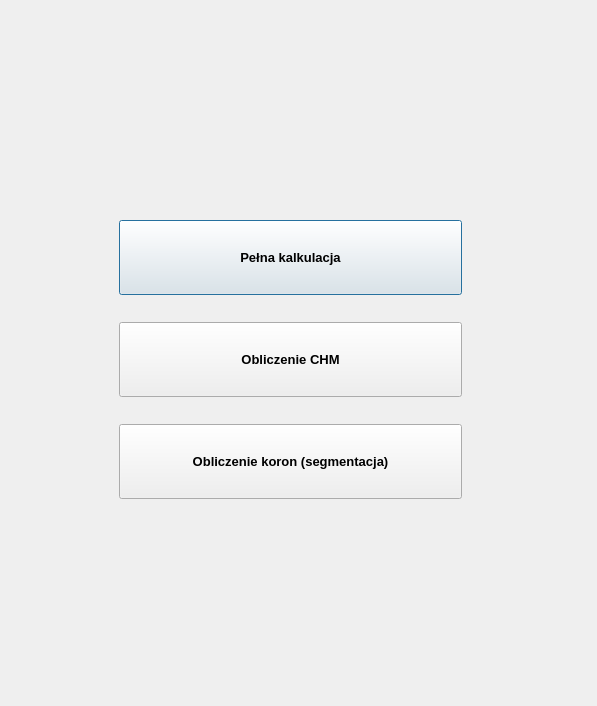
<?xml version="1.0" encoding="UTF-8"?>
<ui version="4.0">
 <class>dlg_chm</class>
 <widget class="QDialog" name="dlg_chm">
  <property name="windowModality">
   <enum>Qt::NonModal</enum>
  </property>
  <property name="geometry">
   <rect>
    <x>0</x>
    <y>0</y>
    <width>597</width>
    <height>706</height>
   </rect>
  </property>
  <property name="windowTitle">
   <string>Dialog</string>
  </property>
  <widget class="QStackedWidget" name="stc_wdg">
   <property name="geometry">
    <rect>
     <x>0</x>
     <y>10</y>
     <width>591</width>
     <height>691</height>
    </rect>
   </property>
   <property name="currentIndex">
    <number>0</number>
   </property>
   <widget class="QWidget" name="page_menu">
    <widget class="QFrame" name="verticalFrame_2">
     <property name="geometry">
      <rect>
       <x>110</x>
       <y>180</y>
       <width>361</width>
       <height>341</height>
      </rect>
     </property>
     <layout class="QVBoxLayout" name="lyt_select">
      <item>
       <widget class="QPushButton" name="btn_sel_com">
        <property name="minimumSize">
         <size>
          <width>150</width>
          <height>75</height>
         </size>
        </property>
        <property name="font">
         <font>
          <pointsize>10</pointsize>
          <weight>75</weight>
          <bold>true</bold>
         </font>
        </property>
        <property name="text">
         <string>Pełna kalkulacja</string>
        </property>
       </widget>
      </item>
      <item>
       <widget class="QPushButton" name="btn_sel_lid">
        <property name="enabled">
         <bool>true</bool>
        </property>
        <property name="minimumSize">
         <size>
          <width>120</width>
          <height>75</height>
         </size>
        </property>
        <property name="font">
         <font>
          <pointsize>10</pointsize>
          <weight>75</weight>
          <bold>true</bold>
         </font>
        </property>
        <property name="text">
         <string>Obliczenie CHM</string>
        </property>
       </widget>
      </item>
      <item>
       <widget class="QPushButton" name="btn_sel_seg">
        <property name="minimumSize">
         <size>
          <width>150</width>
          <height>75</height>
         </size>
        </property>
        <property name="font">
         <font>
          <pointsize>10</pointsize>
          <weight>75</weight>
          <bold>true</bold>
         </font>
        </property>
        <property name="text">
         <string>Obliczenie koron (segmentacja)</string>
        </property>
       </widget>
      </item>
     </layout>
    </widget>
   </widget>
   <widget class="QWidget" name="page_cpl">
    <widget class="QFrame" name="horizontalFrame_3">
     <property name="geometry">
      <rect>
       <x>10</x>
       <y>630</y>
       <width>581</width>
       <height>61</height>
      </rect>
     </property>
     <property name="frameShape">
      <enum>QFrame::NoFrame</enum>
     </property>
     <property name="frameShadow">
      <enum>QFrame::Raised</enum>
     </property>
     <layout class="QHBoxLayout" name="lyt_com_btn">
      <item>
       <widget class="QPushButton" name="btn_com_rtn">
        <property name="minimumSize">
         <size>
          <width>0</width>
          <height>0</height>
         </size>
        </property>
        <property name="maximumSize">
         <size>
          <width>130</width>
          <height>45</height>
         </size>
        </property>
        <property name="baseSize">
         <size>
          <width>0</width>
          <height>0</height>
         </size>
        </property>
        <property name="text">
         <string>Wróć</string>
        </property>
       </widget>
      </item>
      <item>
       <spacer name="horizontalSpacer">
        <property name="orientation">
         <enum>Qt::Horizontal</enum>
        </property>
        <property name="sizeHint" stdset="0">
         <size>
          <width>40</width>
          <height>20</height>
         </size>
        </property>
       </spacer>
      </item>
      <item>
       <widget class="QPushButton" name="btn_com_exit">
        <property name="maximumSize">
         <size>
          <width>130</width>
          <height>45</height>
         </size>
        </property>
        <property name="mouseTracking">
         <bool>false</bool>
        </property>
        <property name="contextMenuPolicy">
         <enum>Qt::ActionsContextMenu</enum>
        </property>
        <property name="layoutDirection">
         <enum>Qt::LeftToRight</enum>
        </property>
        <property name="text">
         <string>Zamknij</string>
        </property>
        <property name="default">
         <bool>true</bool>
        </property>
       </widget>
      </item>
      <item>
       <widget class="QPushButton" name="btn_com_cal">
        <property name="maximumSize">
         <size>
          <width>130</width>
          <height>45</height>
         </size>
        </property>
        <property name="mouseTracking">
         <bool>false</bool>
        </property>
        <property name="contextMenuPolicy">
         <enum>Qt::ActionsContextMenu</enum>
        </property>
        <property name="layoutDirection">
         <enum>Qt::LeftToRight</enum>
        </property>
        <property name="text">
         <string>Uruchom</string>
        </property>
        <property name="default">
         <bool>true</bool>
        </property>
       </widget>
      </item>
     </layout>
    </widget>
    <widget class="QFrame" name="verticalFrame">
     <property name="geometry">
      <rect>
       <x>10</x>
       <y>369</y>
       <width>581</width>
       <height>251</height>
      </rect>
     </property>
     <property name="frameShape">
      <enum>QFrame::Box</enum>
     </property>
     <property name="frameShadow">
      <enum>QFrame::Raised</enum>
     </property>
     <property name="lineWidth">
      <number>-2</number>
     </property>
     <layout class="QVBoxLayout" name="verticalLayout_3">
      <property name="spacing">
       <number>5</number>
      </property>
      <property name="leftMargin">
       <number>5</number>
      </property>
      <property name="topMargin">
       <number>5</number>
      </property>
      <property name="rightMargin">
       <number>5</number>
      </property>
      <property name="bottomMargin">
       <number>5</number>
      </property>
      <item>
       <widget class="QPlainTextEdit" name="txt_com_cmd">
        <property name="enabled">
         <bool>true</bool>
        </property>
        <property name="plainText">
         <string/>
        </property>
       </widget>
      </item>
     </layout>
    </widget>
    <widget class="QFrame" name="verticalFrame_5">
     <property name="geometry">
      <rect>
       <x>10</x>
       <y>0</y>
       <width>581</width>
       <height>61</height>
      </rect>
     </property>
     <property name="frameShape">
      <enum>QFrame::Box</enum>
     </property>
     <property name="frameShadow">
      <enum>QFrame::Raised</enum>
     </property>
     <layout class="QVBoxLayout" name="verticalLayout_6">
      <item>
       <widget class="QLabel" name="lbl_com_menu">
        <property name="font">
         <font>
          <pointsize>10</pointsize>
          <weight>75</weight>
          <bold>true</bold>
         </font>
        </property>
        <property name="text">
         <string>PEŁNA KALKULACJA</string>
        </property>
        <property name="alignment">
         <set>Qt::AlignCenter</set>
        </property>
       </widget>
      </item>
     </layout>
    </widget>
    <widget class="QFrame" name="frame_7">
     <property name="geometry">
      <rect>
       <x>10</x>
       <y>60</y>
       <width>581</width>
       <height>121</height>
      </rect>
     </property>
     <property name="frameShape">
      <enum>QFrame::Box</enum>
     </property>
     <property name="frameShadow">
      <enum>QFrame::Raised</enum>
     </property>
     <layout class="QFormLayout" name="lyt_com_6">
      <property name="leftMargin">
       <number>10</number>
      </property>
      <property name="topMargin">
       <number>10</number>
      </property>
      <property name="rightMargin">
       <number>10</number>
      </property>
      <property name="bottomMargin">
       <number>10</number>
      </property>
      <item row="1" column="0">
       <widget class="QLabel" name="lbl_com_in">
        <property name="text">
         <string>Dane wejściowe</string>
        </property>
       </widget>
      </item>
      <item row="1" column="1">
       <layout class="QHBoxLayout" name="lyt_input_4">
        <item>
         <widget class="QLineEdit" name="led_com_in">
          <property name="enabled">
           <bool>true</bool>
          </property>
          <property name="readOnly">
           <bool>false</bool>
          </property>
         </widget>
        </item>
        <item>
         <widget class="QToolButton" name="btn_com_in">
          <property name="text">
           <string>...</string>
          </property>
         </widget>
        </item>
       </layout>
      </item>
      <item row="2" column="0">
       <widget class="QLabel" name="lbl_com_out">
        <property name="text">
         <string>Katalog wyjściowy</string>
        </property>
       </widget>
      </item>
      <item row="2" column="1">
       <layout class="QHBoxLayout" name="lyt_output_4">
        <item>
         <widget class="QLineEdit" name="led_com_out">
          <property name="enabled">
           <bool>true</bool>
          </property>
          <property name="dragEnabled">
           <bool>false</bool>
          </property>
          <property name="readOnly">
           <bool>false</bool>
          </property>
         </widget>
        </item>
        <item>
         <widget class="QToolButton" name="btn_com_out">
          <property name="text">
           <string>...</string>
          </property>
         </widget>
        </item>
       </layout>
      </item>
      <item row="0" column="1">
       <spacer name="verticalSpacer_9">
        <property name="orientation">
         <enum>Qt::Vertical</enum>
        </property>
        <property name="sizeHint" stdset="0">
         <size>
          <width>20</width>
          <height>40</height>
         </size>
        </property>
       </spacer>
      </item>
      <item row="3" column="1">
       <spacer name="verticalSpacer_10">
        <property name="orientation">
         <enum>Qt::Vertical</enum>
        </property>
        <property name="sizeHint" stdset="0">
         <size>
          <width>20</width>
          <height>40</height>
         </size>
        </property>
       </spacer>
      </item>
     </layout>
    </widget>
    <widget class="QFrame" name="frame_8">
     <property name="geometry">
      <rect>
       <x>10</x>
       <y>180</y>
       <width>581</width>
       <height>191</height>
      </rect>
     </property>
     <property name="frameShape">
      <enum>QFrame::Box</enum>
     </property>
     <property name="frameShadow">
      <enum>QFrame::Raised</enum>
     </property>
     <layout class="QFormLayout" name="lyt_com_7">
      <item row="0" column="0">
       <widget class="QLabel" name="lbl_seg_out_3">
        <property name="font">
         <font>
          <pointsize>8</pointsize>
          <weight>50</weight>
          <bold>false</bold>
          <underline>true</underline>
          <strikeout>false</strikeout>
          <kerning>false</kerning>
         </font>
        </property>
        <property name="frameShape">
         <enum>QFrame::NoFrame</enum>
        </property>
        <property name="frameShadow">
         <enum>QFrame::Plain</enum>
        </property>
        <property name="text">
         <string>USTAWIENIA
SEGMENTACJI   </string>
        </property>
       </widget>
      </item>
      <item row="0" column="1">
       <widget class="QFrame" name="frame_9">
        <property name="minimumSize">
         <size>
          <width>80</width>
          <height>130</height>
         </size>
        </property>
        <property name="frameShape">
         <enum>QFrame::NoFrame</enum>
        </property>
        <property name="frameShadow">
         <enum>QFrame::Plain</enum>
        </property>
        <layout class="QGridLayout" name="lyt_grid_6">
         <item row="0" column="1">
          <widget class="QComboBox" name="cmb_com_ftp">
           <property name="currentText">
            <string>3:3</string>
           </property>
           <item>
            <property name="text">
             <string>3:3</string>
            </property>
           </item>
           <item>
            <property name="text">
             <string>5:5</string>
            </property>
           </item>
           <item>
            <property name="text">
             <string>7:7</string>
            </property>
           </item>
          </widget>
         </item>
         <item row="3" column="1">
          <widget class="QDoubleSpinBox" name="dbx_com_comp">
           <property name="decimals">
            <number>1</number>
           </property>
           <property name="singleStep">
            <double>0.100000000000000</double>
           </property>
           <property name="value">
            <double>1.300000000000000</double>
           </property>
          </widget>
         </item>
         <item row="0" column="0">
          <widget class="QLabel" name="lbl_com_ftp">
           <property name="frameShape">
            <enum>QFrame::NoFrame</enum>
           </property>
           <property name="frameShadow">
            <enum>QFrame::Raised</enum>
           </property>
           <property name="text">
            <string>max picks footprint</string>
           </property>
          </widget>
         </item>
         <item row="2" column="0">
          <widget class="QLabel" name="lbl_com_gaus">
           <property name="frameShape">
            <enum>QFrame::NoFrame</enum>
           </property>
           <property name="frameShadow">
            <enum>QFrame::Raised</enum>
           </property>
           <property name="text">
            <string>gaussian filter offset</string>
           </property>
          </widget>
         </item>
         <item row="4" column="1">
          <widget class="QComboBox" name="cmb_com_line">
           <item>
            <property name="text">
             <string>False</string>
            </property>
           </item>
           <item>
            <property name="text">
             <string>True</string>
            </property>
           </item>
          </widget>
         </item>
         <item row="2" column="1">
          <widget class="QComboBox" name="cmb_com_gaus">
           <property name="currentText">
            <string>0</string>
           </property>
           <item>
            <property name="text">
             <string>0</string>
            </property>
           </item>
           <item>
            <property name="text">
             <string>1</string>
            </property>
           </item>
           <item>
            <property name="text">
             <string>2</string>
            </property>
           </item>
           <item>
            <property name="text">
             <string>3</string>
            </property>
           </item>
           <item>
            <property name="text">
             <string>4</string>
            </property>
           </item>
           <item>
            <property name="text">
             <string>5</string>
            </property>
           </item>
          </widget>
         </item>
         <item row="5" column="0">
          <spacer name="verticalSpacer_11">
           <property name="orientation">
            <enum>Qt::Vertical</enum>
           </property>
           <property name="sizeHint" stdset="0">
            <size>
             <width>20</width>
             <height>40</height>
            </size>
           </property>
          </spacer>
         </item>
         <item row="3" column="0">
          <widget class="QLabel" name="lbl_com_comp">
           <property name="frameShape">
            <enum>QFrame::NoFrame</enum>
           </property>
           <property name="frameShadow">
            <enum>QFrame::Raised</enum>
           </property>
           <property name="lineWidth">
            <number>1</number>
           </property>
           <property name="text">
            <string>watershed compactness</string>
           </property>
          </widget>
         </item>
         <item row="4" column="0">
          <widget class="QLabel" name="lbl_com_line">
           <property name="frameShape">
            <enum>QFrame::NoFrame</enum>
           </property>
           <property name="frameShadow">
            <enum>QFrame::Raised</enum>
           </property>
           <property name="text">
            <string>watershed line</string>
           </property>
          </widget>
         </item>
         <item row="1" column="0">
          <widget class="QLabel" name="lbl_com_trun">
           <property name="frameShape">
            <enum>QFrame::NoFrame</enum>
           </property>
           <property name="frameShadow">
            <enum>QFrame::Raised</enum>
           </property>
           <property name="text">
            <string>truncate</string>
           </property>
          </widget>
         </item>
         <item row="1" column="1">
          <widget class="QComboBox" name="cmb_com_trun">
           <item>
            <property name="text">
             <string>0</string>
            </property>
           </item>
           <item>
            <property name="text">
             <string>1</string>
            </property>
           </item>
           <item>
            <property name="text">
             <string>2</string>
            </property>
           </item>
           <item>
            <property name="text">
             <string>3</string>
            </property>
           </item>
           <item>
            <property name="text">
             <string>4</string>
            </property>
           </item>
           <item>
            <property name="text">
             <string>5</string>
            </property>
           </item>
          </widget>
         </item>
        </layout>
       </widget>
      </item>
     </layout>
    </widget>
   </widget>
   <widget class="QWidget" name="page_lid">
    <widget class="QFrame" name="verticalFrame_3">
     <property name="geometry">
      <rect>
       <x>10</x>
       <y>0</y>
       <width>581</width>
       <height>61</height>
      </rect>
     </property>
     <property name="frameShape">
      <enum>QFrame::Box</enum>
     </property>
     <property name="frameShadow">
      <enum>QFrame::Raised</enum>
     </property>
     <layout class="QVBoxLayout" name="verticalLayout_2">
      <item>
       <widget class="QLabel" name="lbl_lid_menu">
        <property name="font">
         <font>
          <pointsize>10</pointsize>
          <weight>75</weight>
          <bold>true</bold>
         </font>
        </property>
        <property name="text">
         <string>OBLICZENIE CHM</string>
        </property>
        <property name="alignment">
         <set>Qt::AlignCenter</set>
        </property>
       </widget>
      </item>
     </layout>
    </widget>
    <widget class="QFrame" name="horizontalFrame_5">
     <property name="geometry">
      <rect>
       <x>10</x>
       <y>630</y>
       <width>581</width>
       <height>61</height>
      </rect>
     </property>
     <property name="frameShape">
      <enum>QFrame::NoFrame</enum>
     </property>
     <property name="frameShadow">
      <enum>QFrame::Raised</enum>
     </property>
     <layout class="QHBoxLayout" name="lyt_com_btn_3">
      <item>
       <widget class="QPushButton" name="btn_lid_rtn">
        <property name="minimumSize">
         <size>
          <width>0</width>
          <height>0</height>
         </size>
        </property>
        <property name="maximumSize">
         <size>
          <width>130</width>
          <height>45</height>
         </size>
        </property>
        <property name="baseSize">
         <size>
          <width>0</width>
          <height>0</height>
         </size>
        </property>
        <property name="text">
         <string>Wróć</string>
        </property>
       </widget>
      </item>
      <item>
       <spacer name="horizontalSpacer_5">
        <property name="orientation">
         <enum>Qt::Horizontal</enum>
        </property>
        <property name="sizeHint" stdset="0">
         <size>
          <width>40</width>
          <height>20</height>
         </size>
        </property>
       </spacer>
      </item>
      <item>
       <widget class="QPushButton" name="btn_lid_exit">
        <property name="maximumSize">
         <size>
          <width>130</width>
          <height>45</height>
         </size>
        </property>
        <property name="mouseTracking">
         <bool>false</bool>
        </property>
        <property name="contextMenuPolicy">
         <enum>Qt::ActionsContextMenu</enum>
        </property>
        <property name="layoutDirection">
         <enum>Qt::LeftToRight</enum>
        </property>
        <property name="text">
         <string>Zamknij</string>
        </property>
        <property name="default">
         <bool>true</bool>
        </property>
       </widget>
      </item>
      <item>
       <widget class="QPushButton" name="btn_lid_cal">
        <property name="maximumSize">
         <size>
          <width>130</width>
          <height>45</height>
         </size>
        </property>
        <property name="mouseTracking">
         <bool>false</bool>
        </property>
        <property name="contextMenuPolicy">
         <enum>Qt::ActionsContextMenu</enum>
        </property>
        <property name="layoutDirection">
         <enum>Qt::LeftToRight</enum>
        </property>
        <property name="text">
         <string>Uruchom</string>
        </property>
        <property name="default">
         <bool>true</bool>
        </property>
       </widget>
      </item>
     </layout>
    </widget>
    <widget class="QFrame" name="verticalFrame">
     <property name="geometry">
      <rect>
       <x>10</x>
       <y>188</y>
       <width>581</width>
       <height>431</height>
      </rect>
     </property>
     <property name="frameShape">
      <enum>QFrame::Box</enum>
     </property>
     <property name="frameShadow">
      <enum>QFrame::Raised</enum>
     </property>
     <property name="lineWidth">
      <number>-2</number>
     </property>
     <layout class="QVBoxLayout" name="verticalLayout_5">
      <property name="sizeConstraint">
       <enum>QLayout::SetMaximumSize</enum>
      </property>
      <property name="leftMargin">
       <number>5</number>
      </property>
      <property name="topMargin">
       <number>5</number>
      </property>
      <property name="rightMargin">
       <number>5</number>
      </property>
      <property name="bottomMargin">
       <number>5</number>
      </property>
      <item>
       <widget class="QPlainTextEdit" name="txt_lid_cmd"/>
      </item>
     </layout>
    </widget>
    <widget class="QFrame" name="frame_10">
     <property name="geometry">
      <rect>
       <x>10</x>
       <y>60</y>
       <width>581</width>
       <height>121</height>
      </rect>
     </property>
     <property name="frameShape">
      <enum>QFrame::Box</enum>
     </property>
     <property name="frameShadow">
      <enum>QFrame::Raised</enum>
     </property>
     <layout class="QFormLayout" name="lyt_com_8">
      <property name="leftMargin">
       <number>10</number>
      </property>
      <property name="topMargin">
       <number>10</number>
      </property>
      <property name="rightMargin">
       <number>10</number>
      </property>
      <property name="bottomMargin">
       <number>10</number>
      </property>
      <item row="0" column="1">
       <spacer name="verticalSpacer_12">
        <property name="orientation">
         <enum>Qt::Vertical</enum>
        </property>
        <property name="sizeHint" stdset="0">
         <size>
          <width>20</width>
          <height>40</height>
         </size>
        </property>
       </spacer>
      </item>
      <item row="1" column="0">
       <widget class="QLabel" name="lbl_lid_in">
        <property name="text">
         <string>Dane wejściowe</string>
        </property>
       </widget>
      </item>
      <item row="1" column="1">
       <layout class="QHBoxLayout" name="lyt_input_5">
        <item>
         <widget class="QLineEdit" name="led_lid_in">
          <property name="enabled">
           <bool>true</bool>
          </property>
          <property name="readOnly">
           <bool>false</bool>
          </property>
         </widget>
        </item>
        <item>
         <widget class="QToolButton" name="btn_lid_in">
          <property name="text">
           <string>...</string>
          </property>
         </widget>
        </item>
       </layout>
      </item>
      <item row="2" column="0">
       <widget class="QLabel" name="lbl_lid_out">
        <property name="text">
         <string>Katalog wyjściowy</string>
        </property>
       </widget>
      </item>
      <item row="2" column="1">
       <layout class="QHBoxLayout" name="lyt_output_5">
        <item>
         <widget class="QLineEdit" name="led_lid_out">
          <property name="enabled">
           <bool>true</bool>
          </property>
          <property name="dragEnabled">
           <bool>false</bool>
          </property>
          <property name="readOnly">
           <bool>false</bool>
          </property>
         </widget>
        </item>
        <item>
         <widget class="QToolButton" name="btn_lid_out">
          <property name="text">
           <string>...</string>
          </property>
         </widget>
        </item>
       </layout>
      </item>
      <item row="3" column="1">
       <spacer name="verticalSpacer_13">
        <property name="orientation">
         <enum>Qt::Vertical</enum>
        </property>
        <property name="sizeHint" stdset="0">
         <size>
          <width>20</width>
          <height>40</height>
         </size>
        </property>
       </spacer>
      </item>
     </layout>
    </widget>
   </widget>
   <widget class="QWidget" name="page_seg">
    <widget class="QFrame" name="verticalFrame_4">
     <property name="geometry">
      <rect>
       <x>10</x>
       <y>0</y>
       <width>581</width>
       <height>61</height>
      </rect>
     </property>
     <property name="frameShape">
      <enum>QFrame::Box</enum>
     </property>
     <property name="frameShadow">
      <enum>QFrame::Raised</enum>
     </property>
     <layout class="QVBoxLayout" name="verticalLayout_4">
      <item>
       <widget class="QLabel" name="lbl_seg_menu">
        <property name="font">
         <font>
          <pointsize>10</pointsize>
          <weight>75</weight>
          <bold>true</bold>
         </font>
        </property>
        <property name="text">
         <string>SEGMENTACJA</string>
        </property>
        <property name="alignment">
         <set>Qt::AlignCenter</set>
        </property>
       </widget>
      </item>
     </layout>
    </widget>
    <widget class="QFrame" name="frame_6">
     <property name="geometry">
      <rect>
       <x>10</x>
       <y>60</y>
       <width>581</width>
       <height>121</height>
      </rect>
     </property>
     <property name="frameShape">
      <enum>QFrame::Box</enum>
     </property>
     <property name="frameShadow">
      <enum>QFrame::Raised</enum>
     </property>
     <layout class="QFormLayout" name="lyt_com_5">
      <property name="leftMargin">
       <number>10</number>
      </property>
      <property name="topMargin">
       <number>10</number>
      </property>
      <property name="rightMargin">
       <number>10</number>
      </property>
      <property name="bottomMargin">
       <number>10</number>
      </property>
      <item row="1" column="0">
       <widget class="QLabel" name="lbl_seg_in">
        <property name="font">
         <font>
          <weight>50</weight>
          <bold>false</bold>
         </font>
        </property>
        <property name="text">
         <string>Dane wejściowe</string>
        </property>
       </widget>
      </item>
      <item row="1" column="1">
       <layout class="QHBoxLayout" name="lyt_input_3">
        <item>
         <widget class="QLineEdit" name="led_seg_in">
          <property name="enabled">
           <bool>true</bool>
          </property>
          <property name="readOnly">
           <bool>false</bool>
          </property>
         </widget>
        </item>
        <item>
         <widget class="QToolButton" name="btn_seg_in">
          <property name="text">
           <string>...</string>
          </property>
         </widget>
        </item>
       </layout>
      </item>
      <item row="2" column="0">
       <widget class="QLabel" name="lbl_seg_out">
        <property name="font">
         <font>
          <weight>50</weight>
          <bold>false</bold>
         </font>
        </property>
        <property name="text">
         <string>Katalog wyjściowy</string>
        </property>
       </widget>
      </item>
      <item row="2" column="1">
       <layout class="QHBoxLayout" name="lyt_output_2">
        <item>
         <widget class="QLineEdit" name="led_seg_out">
          <property name="enabled">
           <bool>true</bool>
          </property>
          <property name="dragEnabled">
           <bool>false</bool>
          </property>
          <property name="readOnly">
           <bool>false</bool>
          </property>
         </widget>
        </item>
        <item>
         <widget class="QToolButton" name="btn_seg_out">
          <property name="text">
           <string>...</string>
          </property>
         </widget>
        </item>
       </layout>
      </item>
      <item row="3" column="1">
       <spacer name="verticalSpacer_7">
        <property name="orientation">
         <enum>Qt::Vertical</enum>
        </property>
        <property name="sizeHint" stdset="0">
         <size>
          <width>20</width>
          <height>40</height>
         </size>
        </property>
       </spacer>
      </item>
      <item row="0" column="1">
       <spacer name="verticalSpacer_8">
        <property name="orientation">
         <enum>Qt::Vertical</enum>
        </property>
        <property name="sizeHint" stdset="0">
         <size>
          <width>20</width>
          <height>40</height>
         </size>
        </property>
       </spacer>
      </item>
     </layout>
    </widget>
    <widget class="QFrame" name="frame_5">
     <property name="geometry">
      <rect>
       <x>10</x>
       <y>180</y>
       <width>581</width>
       <height>191</height>
      </rect>
     </property>
     <property name="frameShape">
      <enum>QFrame::Box</enum>
     </property>
     <property name="frameShadow">
      <enum>QFrame::Raised</enum>
     </property>
     <layout class="QFormLayout" name="lyt_com_4">
      <item row="0" column="0">
       <widget class="QLabel" name="lbl_seg_out_2">
        <property name="font">
         <font>
          <pointsize>8</pointsize>
          <weight>50</weight>
          <bold>false</bold>
          <underline>true</underline>
          <strikeout>false</strikeout>
          <kerning>false</kerning>
         </font>
        </property>
        <property name="frameShape">
         <enum>QFrame::NoFrame</enum>
        </property>
        <property name="frameShadow">
         <enum>QFrame::Plain</enum>
        </property>
        <property name="text">
         <string>USTAWIENIA
SEGMENTACJI   </string>
        </property>
       </widget>
      </item>
      <item row="0" column="1">
       <widget class="QFrame" name="frame_2">
        <property name="minimumSize">
         <size>
          <width>80</width>
          <height>130</height>
         </size>
        </property>
        <property name="frameShape">
         <enum>QFrame::NoFrame</enum>
        </property>
        <property name="frameShadow">
         <enum>QFrame::Plain</enum>
        </property>
        <layout class="QGridLayout" name="lyt_grid_5">
         <item row="4" column="1">
          <widget class="QComboBox" name="cmb_seg_line">
           <item>
            <property name="text">
             <string>False</string>
            </property>
           </item>
           <item>
            <property name="text">
             <string>True</string>
            </property>
           </item>
          </widget>
         </item>
         <item row="1" column="0">
          <widget class="QLabel" name="lbl_seg_trun">
           <property name="frameShape">
            <enum>QFrame::NoFrame</enum>
           </property>
           <property name="frameShadow">
            <enum>QFrame::Raised</enum>
           </property>
           <property name="text">
            <string>truncate</string>
           </property>
          </widget>
         </item>
         <item row="2" column="0">
          <widget class="QLabel" name="lbl_seg_gaus">
           <property name="frameShape">
            <enum>QFrame::NoFrame</enum>
           </property>
           <property name="frameShadow">
            <enum>QFrame::Raised</enum>
           </property>
           <property name="text">
            <string>gaussian filter offset</string>
           </property>
          </widget>
         </item>
         <item row="1" column="1">
          <widget class="QComboBox" name="cmb_seg_trun">
           <item>
            <property name="text">
             <string>0</string>
            </property>
           </item>
           <item>
            <property name="text">
             <string>1</string>
            </property>
           </item>
           <item>
            <property name="text">
             <string>2</string>
            </property>
           </item>
           <item>
            <property name="text">
             <string>3</string>
            </property>
           </item>
           <item>
            <property name="text">
             <string>4</string>
            </property>
           </item>
           <item>
            <property name="text">
             <string>5</string>
            </property>
           </item>
          </widget>
         </item>
         <item row="3" column="0">
          <widget class="QLabel" name="lbl_seg_comp">
           <property name="frameShape">
            <enum>QFrame::NoFrame</enum>
           </property>
           <property name="frameShadow">
            <enum>QFrame::Raised</enum>
           </property>
           <property name="lineWidth">
            <number>1</number>
           </property>
           <property name="text">
            <string>watershed compactness</string>
           </property>
          </widget>
         </item>
         <item row="0" column="0">
          <widget class="QLabel" name="lbl_seg_ftp">
           <property name="frameShape">
            <enum>QFrame::NoFrame</enum>
           </property>
           <property name="frameShadow">
            <enum>QFrame::Raised</enum>
           </property>
           <property name="text">
            <string>max picks footprint</string>
           </property>
          </widget>
         </item>
         <item row="0" column="1">
          <widget class="QComboBox" name="cmb_seg_ftp">
           <property name="currentText">
            <string>3:3</string>
           </property>
           <item>
            <property name="text">
             <string>3:3</string>
            </property>
           </item>
           <item>
            <property name="text">
             <string>5:5</string>
            </property>
           </item>
           <item>
            <property name="text">
             <string>7:7</string>
            </property>
           </item>
          </widget>
         </item>
         <item row="2" column="1">
          <widget class="QComboBox" name="cmb_seg_gaus">
           <property name="currentText">
            <string>0</string>
           </property>
           <item>
            <property name="text">
             <string>0</string>
            </property>
           </item>
           <item>
            <property name="text">
             <string>1</string>
            </property>
           </item>
           <item>
            <property name="text">
             <string>2</string>
            </property>
           </item>
           <item>
            <property name="text">
             <string>3</string>
            </property>
           </item>
           <item>
            <property name="text">
             <string>4</string>
            </property>
           </item>
           <item>
            <property name="text">
             <string>5</string>
            </property>
           </item>
          </widget>
         </item>
         <item row="3" column="1">
          <widget class="QDoubleSpinBox" name="dbx_seg_comp">
           <property name="decimals">
            <number>1</number>
           </property>
           <property name="singleStep">
            <double>0.100000000000000</double>
           </property>
           <property name="value">
            <double>1.300000000000000</double>
           </property>
          </widget>
         </item>
         <item row="4" column="0">
          <widget class="QLabel" name="lbl_seg_line">
           <property name="frameShape">
            <enum>QFrame::NoFrame</enum>
           </property>
           <property name="frameShadow">
            <enum>QFrame::Raised</enum>
           </property>
           <property name="text">
            <string>watershed line</string>
           </property>
          </widget>
         </item>
        </layout>
       </widget>
      </item>
     </layout>
    </widget>
    <widget class="QFrame" name="horizontalFrame_6">
     <property name="geometry">
      <rect>
       <x>10</x>
       <y>630</y>
       <width>581</width>
       <height>61</height>
      </rect>
     </property>
     <property name="frameShape">
      <enum>QFrame::NoFrame</enum>
     </property>
     <property name="frameShadow">
      <enum>QFrame::Raised</enum>
     </property>
     <layout class="QHBoxLayout" name="lyt_com_btn_4">
      <item>
       <widget class="QPushButton" name="btn_seg_rtn">
        <property name="minimumSize">
         <size>
          <width>0</width>
          <height>0</height>
         </size>
        </property>
        <property name="maximumSize">
         <size>
          <width>130</width>
          <height>45</height>
         </size>
        </property>
        <property name="baseSize">
         <size>
          <width>0</width>
          <height>0</height>
         </size>
        </property>
        <property name="text">
         <string>Wróć</string>
        </property>
       </widget>
      </item>
      <item>
       <spacer name="horizontalSpacer_7">
        <property name="orientation">
         <enum>Qt::Horizontal</enum>
        </property>
        <property name="sizeHint" stdset="0">
         <size>
          <width>40</width>
          <height>20</height>
         </size>
        </property>
       </spacer>
      </item>
      <item>
       <widget class="QPushButton" name="btn_seg_exit">
        <property name="maximumSize">
         <size>
          <width>130</width>
          <height>45</height>
         </size>
        </property>
        <property name="mouseTracking">
         <bool>false</bool>
        </property>
        <property name="contextMenuPolicy">
         <enum>Qt::ActionsContextMenu</enum>
        </property>
        <property name="layoutDirection">
         <enum>Qt::LeftToRight</enum>
        </property>
        <property name="text">
         <string>Zamknij</string>
        </property>
        <property name="default">
         <bool>true</bool>
        </property>
       </widget>
      </item>
      <item>
       <widget class="QPushButton" name="btn_seg_cal">
        <property name="maximumSize">
         <size>
          <width>130</width>
          <height>45</height>
         </size>
        </property>
        <property name="mouseTracking">
         <bool>false</bool>
        </property>
        <property name="contextMenuPolicy">
         <enum>Qt::ActionsContextMenu</enum>
        </property>
        <property name="layoutDirection">
         <enum>Qt::LeftToRight</enum>
        </property>
        <property name="text">
         <string>Uruchom</string>
        </property>
        <property name="default">
         <bool>true</bool>
        </property>
       </widget>
      </item>
     </layout>
    </widget>
    <widget class="QFrame" name="verticalFrame_6">
     <property name="geometry">
      <rect>
       <x>10</x>
       <y>370</y>
       <width>581</width>
       <height>251</height>
      </rect>
     </property>
     <property name="frameShape">
      <enum>QFrame::Box</enum>
     </property>
     <property name="frameShadow">
      <enum>QFrame::Raised</enum>
     </property>
     <property name="lineWidth">
      <number>-2</number>
     </property>
     <layout class="QVBoxLayout" name="verticalLayout_7">
      <property name="leftMargin">
       <number>5</number>
      </property>
      <property name="topMargin">
       <number>5</number>
      </property>
      <property name="rightMargin">
       <number>5</number>
      </property>
      <property name="bottomMargin">
       <number>5</number>
      </property>
      <item>
       <widget class="QPlainTextEdit" name="txt_seg_cmd"/>
      </item>
     </layout>
    </widget>
   </widget>
  </widget>
 </widget>
 <resources/>
 <connections/>
</ui>
